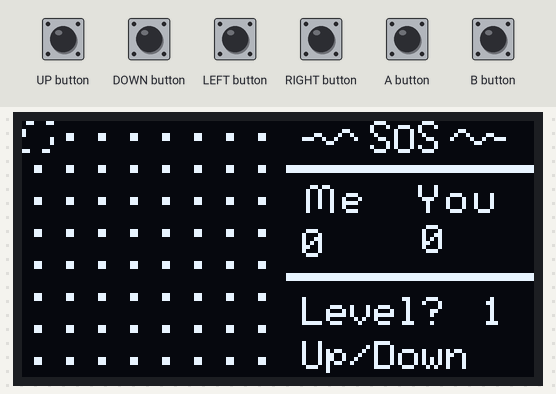
The sketch below on a simulated Arduboy, built with avr-gcc and run on an emulated ATmega32U4. Parts: 128×64 one-colour display. The test bench sets the inputs (shaded band). Random numbers use the default seed unless the sketch sets one.

Above: at 1.2 s.
1.3 s: UP button pressed for 0.15 s
At 1.96 s:
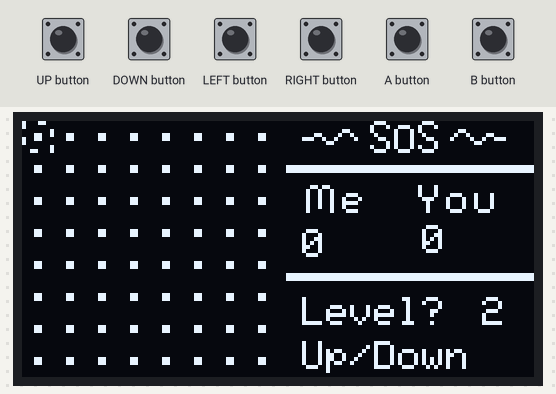
2.9 s: DOWN button pressed for 0.15 s
At 3.4 s:
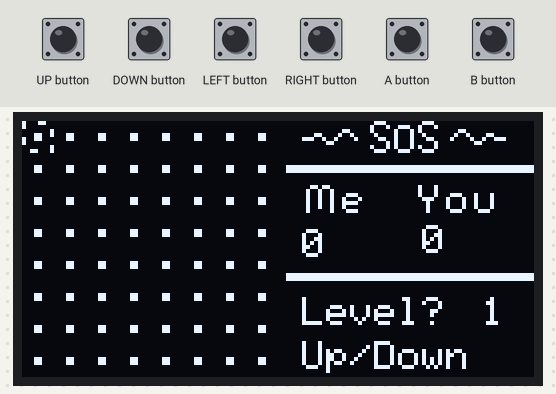
5.5 s: A button pressed for 0.15 s
At 5.77 s:
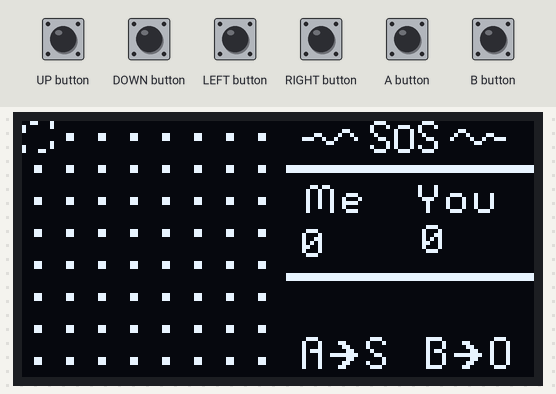
7.1 s: LEFT button pressed for 0.15 s
At 7.67 s:
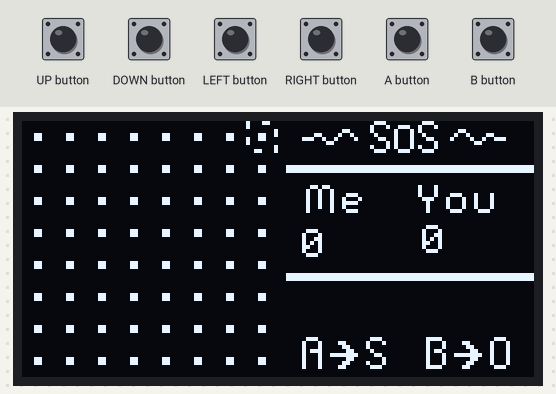
8.7 s: B button pressed for 0.15 s
At 9.07 s:
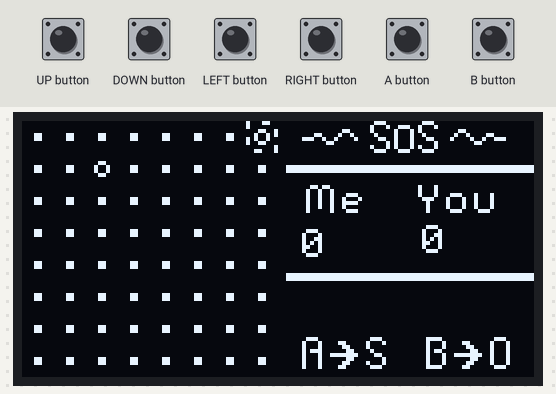
10.3 s: RIGHT button pressed for 0.15 s
At 10.77 s:
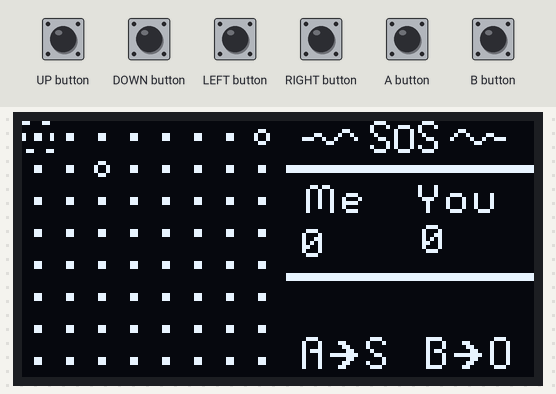
Timing chart, 0 to 12.9 s (numbered marks = the images above; inputs shaded):
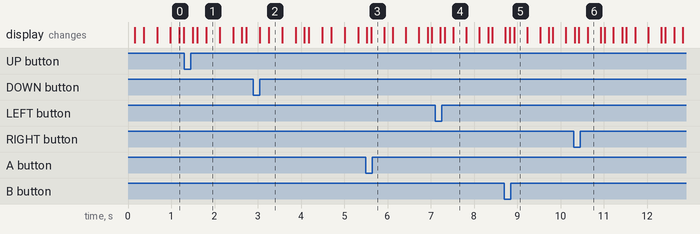

The sketch:

sos_graphics.ino
```cpp
/*
  Arbuboy Game SOS by John Melki-Wegner
  aka Expensive Notes
  version 3 with some Sprites
  And different levels where the Arduboy has more or less ability
  Level 1: Arduboy is silly and gives up SOSs and misses all SOSs
  Level 2: Arduboy is normal & doesn't give free SOSs - Misses half SOSs
  Level 3: Arduboy is alert & doesn't give free SOSs - Doesn't miss any SOSs

  8x8 Grid contains:
  1 - Cell is an S
  2 - Cell is an O
  10 - Free cell with no gifted SOSs
  20 - If S is placed in Cell SOS is gifted to player
  30 - If O is placed in Cell SOS is gifted to player

*/

#include <Arduboy2.h>

Arduboy2 arduboy;
Sprites sprites;
const uint8_t PROGMEM RightSide[] = {
  64, 64,
  0x00, 0x00, 0x00, 0x00, 0x00, 0x00, 0x10, 0x10, 0x10, 0x08, 0x08, 0x10, 0x20, 0x20, 0x10, 0x08, 0x04, 0x04, 0x08, 0x10, 0x00, 0x00, 0x00, 0x46, 0x89, 0x91, 0x91, 0x62, 0x00, 0x7c, 0x82, 0x82, 0x82, 0x7c, 0x00, 0x46, 0x89, 0x91, 0x91, 0x62, 0x00, 0x00, 0x00, 0x10, 0x08, 0x04, 0x04, 0x08, 0x10, 0x20, 0x20, 0x10, 0x08, 0x08, 0x10, 0x10, 0x10, 0x00, 0x00, 0x00, 0x00, 0x00, 0x00, 0x00,
  0x00, 0x00, 0x18, 0x18, 0x18, 0x18, 0x18, 0x18, 0x18, 0x18, 0x18, 0x18, 0x18, 0x18, 0x18, 0x18, 0x18, 0x18, 0x18, 0x18, 0x18, 0x18, 0x18, 0x18, 0x18, 0x18, 0x18, 0x18, 0x18, 0x18, 0x18, 0x18, 0x18, 0x18, 0x18, 0x18, 0x18, 0x18, 0x18, 0x18, 0x18, 0x18, 0x18, 0x18, 0x18, 0x18, 0x18, 0x18, 0x18, 0x18, 0x18, 0x18, 0x18, 0x18, 0x18, 0x18, 0x18, 0x18, 0x18, 0x18, 0x18, 0x18, 0x18, 0x18,
  0x00, 0x00, 0x00, 0x00, 0x00, 0x00, 0x00, 0x7e, 0x01, 0x01, 0x3e, 0x01, 0x01, 0x7e, 0x00, 0x00, 0x38, 0x54, 0x54, 0x54, 0x08, 0x00, 0x00, 0x00, 0x00, 0x00, 0x00, 0x00, 0x00, 0x00, 0x00, 0x00, 0x00, 0x00, 0x00, 0x07, 0x08, 0x78, 0x08, 0x07, 0x00, 0x00, 0x38, 0x44, 0x44, 0x44, 0x38, 0x00, 0x00, 0x3c, 0x40, 0x40, 0x40, 0x3c, 0x00, 0x00, 0x00, 0x00, 0x00, 0x00, 0x00, 0x00, 0x00, 0x00,
  0x00, 0x00, 0x00, 0x00, 0x00, 0x00, 0x00, 0x00, 0x00, 0x00, 0x00, 0x00, 0x00, 0x00, 0x00, 0x00, 0x00, 0x00, 0x00, 0x00, 0x00, 0x00, 0x00, 0x00, 0x00, 0x00, 0x00, 0x00, 0x00, 0x00, 0x00, 0x00, 0x00, 0x00, 0x00, 0x00, 0x00, 0x00, 0x00, 0x00, 0x00, 0x00, 0x00, 0x00, 0x00, 0x00, 0x00, 0x00, 0x00, 0x00, 0x00, 0x00, 0x00, 0x00, 0x00, 0x00, 0x00, 0x00, 0x00, 0x00, 0x00, 0x00, 0x00, 0x00,
  0x00, 0x00, 0xc0, 0xc0, 0xc0, 0xc0, 0xc0, 0xc0, 0xc0, 0xc0, 0xc0, 0xc0, 0xc0, 0xc0, 0xc0, 0xc0, 0xc0, 0xc0, 0xc0, 0xc0, 0xc0, 0xc0, 0xc0, 0xc0, 0xc0, 0xc0, 0xc0, 0xc0, 0xc0, 0xc0, 0xc0, 0xc0, 0xc0, 0xc0, 0xc0, 0xc0, 0xc0, 0xc0, 0xc0, 0xc0, 0xc0, 0xc0, 0xc0, 0xc0, 0xc0, 0xc0, 0xc0, 0xc0, 0xc0, 0xc0, 0xc0, 0xc0, 0xc0, 0xc0, 0xc0, 0xc0, 0xc0, 0xc0, 0xc0, 0xc0, 0xc0, 0xc0, 0xc0, 0xc0,
  0x00, 0x00, 0x00, 0x00, 0x00, 0x00, 0x00, 0x00, 0x00, 0x00, 0x00, 0x00, 0x00, 0x00, 0x00, 0x00, 0x00, 0x00, 0x00, 0x00, 0x00, 0x00, 0x00, 0x00, 0x00, 0x00, 0x00, 0x00, 0x00, 0x00, 0x00, 0x00, 0x00, 0x00, 0x00, 0x00, 0x00, 0x00, 0x00, 0x00, 0x00, 0x00, 0x00, 0x00, 0x00, 0x00, 0x00, 0x00, 0x00, 0x00, 0x00, 0x00, 0x00, 0x00, 0x00, 0x00, 0x00, 0x00, 0x00, 0x00, 0x00, 0x00, 0x00, 0x00,
  0x00, 0x00, 0x00, 0x00, 0x00, 0x00, 0x80, 0x40, 0x40, 0x40, 0x80, 0x00, 0x00, 0x00, 0x00, 0x80, 0x80, 0x00, 0x00, 0x00, 0x00, 0x00, 0x80, 0x40, 0x40, 0x40, 0x80, 0x00, 0x00, 0x00, 0x00, 0x00, 0x00, 0x00, 0x00, 0x00, 0x00, 0xc0, 0x40, 0x40, 0x40, 0x80, 0x00, 0x00, 0x00, 0x00, 0x80, 0x80, 0x00, 0x00, 0x00, 0x00, 0x00, 0x80, 0x40, 0x40, 0x40, 0x80, 0x00, 0x00, 0x00, 0x00, 0x00, 0x00,
  0x00, 0x00, 0x00, 0x00, 0x00, 0x00, 0x3f, 0x00, 0x02, 0x02, 0x3f, 0x00, 0x00, 0x04, 0x04, 0x24, 0x35, 0x1f, 0x0e, 0x04, 0x00, 0x00, 0x11, 0x22, 0x24, 0x24, 0x18, 0x00, 0x00, 0x00, 0x00, 0x00, 0x00, 0x00, 0x00, 0x00, 0x00, 0x3f, 0x20, 0x22, 0x22, 0x1d, 0x00, 0x00, 0x04, 0x04, 0x24, 0x35, 0x1f, 0x0e, 0x04, 0x00, 0x00, 0x1f, 0x20, 0x20, 0x20, 0x1f, 0x00, 0x00, 0x00, 0x00, 0x00, 0x00,
};

const uint8_t PROGMEM dot[] = {
  8, 8,
  0x00, 0x00, 0x00, 0x18, 0x18, 0x00, 0x00, 0x00,
};

const uint8_t PROGMEM oo[] = {
  8, 8,
  0x00, 0x3c, 0x42, 0x42, 0x42, 0x42, 0x3c, 0x00,
};

const uint8_t PROGMEM ss[] = {
  8, 8,
  0x00, 0x08, 0x54, 0x54, 0x54, 0x54, 0x20, 0x00,
};

const uint8_t PROGMEM ooo[] = {
  8, 8,
  0x00, 0x00, 0x18, 0x24, 0x24, 0x18, 0x00, 0x00,
};

const uint8_t PROGMEM ssss[] = {
  8, 8,
  0x00, 0x00, 0x08, 0x54, 0x54, 0x20, 0x00, 0x00,
};

const uint8_t PROGMEM sel1[] = {
  8, 8,
  0x66, 0x00, 0x00, 0x81, 0x81, 0x00, 0x00, 0x66,
};

const uint8_t PROGMEM sel2[] = {
  8, 8,
  0x33, 0x00, 0x80, 0x80, 0x01, 0x01, 0x00, 0xcc,
};

const uint8_t PROGMEM sel3[] = {
  8, 8,
  0x19, 0x81, 0x80, 0x00, 0x00, 0x01, 0x81, 0x98,
};

const uint8_t PROGMEM sel4[] = {
  8, 8,
  0x8c, 0x81, 0x01, 0x00, 0x00, 0x80, 0x81, 0x31,
};

const uint8_t PROGMEM sel5[] = {
  8, 8,
  0xc6, 0x00, 0x01, 0x01, 0x80, 0x80, 0x00, 0x63,
};

byte grid[8][8];
int px = 0, py = 0;
int myx = 0, myy = 0;
long flashTimer = 0;
int scoreYou = 0, scoreMe = 0;
bool yourTurn = true;
//bool turnToggled = false;
//bool gridFilled = false;
bool choosingALevel = true;
byte level = 1;

int freeCellCount = 64;
int freeSCellCount = 0;
int freeOCellCount = 0;

void setup() {
  //Serial.begin(9600);
  arduboy.begin();
  arduboy.setFrameRate(20);
  arduboy.initRandomSeed(); // <-- seed the random number generator
  resetGrid();
}

void loop() {
  if (!arduboy.nextFrame()) {
    return;
  }
  if (choosingALevel) {
    chooseALevel();
  } else {
    analyseGrid();
    if (yourTurn) checkButtons();
    else myTurn();
  }
  displayStuff();
}

void checkButtons() {
  arduboy.pollButtons();
  if (freeCellCount == 0) {
    if (arduboy.justPressed(A_BUTTON)) {
      resetGrid();
      choosingALevel = true;
      return;
    }
  }
  if (arduboy.justPressed(UP_BUTTON)) py--;
  if (arduboy.justPressed(DOWN_BUTTON)) py++;
  if (arduboy.justPressed(LEFT_BUTTON)) px--;;
  if (arduboy.justPressed(RIGHT_BUTTON)) px++;
  if (py < 0)py = 7;
  if (py > 7) py = 0;
  if (px < 0)px = 7;
  if (px > 7)px = 0;
  if (arduboy.justPressed(A_BUTTON) && grid[px][py] > 9) {
    grid[px][py] = 1; //S placed by player on a free cell
    checkForSOSs();
  }
  if (arduboy.justPressed(B_BUTTON) && grid[px][py] > 9) {
    grid[px][py] = 2; //O placed by player
    checkForSOSo();
  }

  if (arduboy.justPressed(A_BUTTON) && arduboy.justPressed(B_BUTTON)) resetGrid();
  // bool temp = filledGrid();
}

void chooseALevel() {
  arduboy.pollButtons();
  if (arduboy.justPressed(A_BUTTON)) choosingALevel = false;
  if (arduboy.justPressed(UP_BUTTON)) level++;
  if (arduboy.justPressed(DOWN_BUTTON)) level--;
  if (level < 1) level = 1;
  if (level > 3) level = 3;
}

void resetGrid() {
  for (int x = 0; x < 8; x++) {
    for (int y = 0; y < 8; y++) {
      grid[x][y] = 10; //free cells are 10 or more
    }
  }
  px = 0;
  py = 0;
  scoreYou = 0;
  scoreMe = 0;
  yourTurn = true;
  //  gridFilled = false;
}

void displayStuff() {
  arduboy.clear();
  sprites.drawOverwrite(64, 0, RightSide, 0);

  for (int x = 0; x < 8; x++) {
    for (int y = 0; y < 8; y++) {
      if (myx == x && myy == y) {
        if (flashTimer < 10) {
          if (grid[x][y] > 9) sprites.drawOverwrite(x * 8, y * 8, dot, 0);
          if (grid[x][y] == 1) sprites.drawOverwrite(x * 8, y * 8, ss, 0);
          if (grid[x][y] == 2) sprites.drawOverwrite(x * 8, y * 8, ooo, 0);
        }
      } else {
        if (grid[x][y] > 9) sprites.drawOverwrite(x * 8, y * 8, dot, 0);
        if (grid[x][y] == 1) sprites.drawOverwrite(x * 8, y * 8, ss, 0);
        if (grid[x][y] == 2) sprites.drawOverwrite(x * 8, y * 8, ooo, 0);
        //       if (grid[x][y] == 30) arduboy.drawRect(x * 8, y * 8, 8, 8, WHITE);
      }
      if (px == x && py == y) {
        if (grid[x][y] == 1) sprites.drawOverwrite(x * 8, y * 8, ssss, 0);
        if (flashTimer < 2) sprites.drawSelfMasked(x * 8, y * 8, sel1, 0);
        else if (flashTimer < 5) sprites.drawSelfMasked(x * 8, y * 8, sel2, 0);
        else if (flashTimer < 8) sprites.drawSelfMasked(x * 8, y * 8, sel3, 0);
        else if (flashTimer < 11) sprites.drawSelfMasked(x * 8, y * 8, sel4, 0);
        else if (flashTimer < 14) sprites.drawSelfMasked(x * 8, y * 8, sel5, 0);
        flashTimer++;
        if (flashTimer > 13) flashTimer = 0;
        //Serial.println(flashTimer);
      }
    }
  }
  arduboy.setTextColor(WHITE);
  arduboy.setTextBackground(BLACK);
  arduboy.setCursor(100, 26);
  arduboy.print(scoreYou);
  arduboy.setCursor(70, 27);
  arduboy.print(scoreMe);

  if (freeCellCount == 0) {
    arduboy.setCursor(70, 44);
    arduboy.print("Finished!");
    arduboy.fillRect(64, 54, 64, 10, BLACK);
    arduboy.setCursor(70, 55);
    arduboy.print("A = new");
  }
  //testing
  //  arduboy.setCursor(70, 44);
  //  arduboy.print(freeCellCount);
  //  arduboy.print(" ");
  //  arduboy.print(freeSCellCount);
  //  arduboy.print(" ");
  //  arduboy.print(freeOCellCount);

  if (choosingALevel) {
    arduboy.fillRect(64, 44, 64, 20, BLACK);
    arduboy.setCursor(70, 44);
    arduboy.print("Level?");
    arduboy.setCursor(115, 44);
    arduboy.print(level);
    //arduboy.fillRect(64, 54, 64, 10, BLACK);
    arduboy.setCursor(70, 55);
    arduboy.print("Up/Down");
  }
  arduboy.display();
}

void checkForSOSs() {
  //Has the player made an SOS by placing an S
  bool found = false;
  if (px <= 5 && grid[px][py] == 1 &&  grid[px + 1][py] == 2 && + grid[px + 2][py] == 1) {
    found = true; //horizontal right
    scoreYou++;
  }
  if (px >= 2 && grid[px][py] == 1 && grid[px - 1][py] == 2 && grid[px - 2][py] == 1) {
    found = true; //horizontal left
    scoreYou++;
  }
  if (py >= 2 && grid[px][py] == 1 && grid[px][py - 1] == 2 && grid[px][py - 2] == 1) {
    found = true; //vertical up
    scoreYou++;
  }
  if (py <= 5 && grid[px][py] == 1 && grid[px][py + 1] == 2 && grid[px][py + 2] == 1) {
    found = true; //vertical down
    scoreYou++;
  }
  if (px <= 5 && py >= 2 && grid[px][py] == 1 && grid[px + 1][py - 1] == 2 && grid[px + 2][py - 2] == 1) {
    found = true; //diagonal up right
    scoreYou++;
  }
  if (px <= 5 && py <= 5 && grid[px][py] == 1 && grid[px + 1][py + 1] == 2 && grid[px + 2][py + 2] == 1) {
    found = true; //diagonal down right
    scoreYou++;
  }
  if (px >= 2 && py >= 2 && grid[px][py] == 1 && grid[px - 1][py - 1] == 2 && grid[px - 2][py - 2] == 1) {
    found = true; //diagonal up left
    scoreYou++;
  }
  if (px >= 2 && py <= 5 && grid[px][py] == 1 && grid[px - 1][py + 1] == 2 && grid[px - 2][py + 2] == 1) {
    found = true; //diagonal down left
    scoreYou++;
  }
  yourTurn = found;
  //turnToggled = true;
}

void  checkForSOSo() {
  bool found = false;
  if (px <= 6 && px >= 1 && grid[px - 1][py] == 1 && grid[px][py] == 2 && grid[px + 1][py] == 1) {
    found = true; //horizontal
    scoreYou++;
  }
  if (py <= 6 && py >= 1 && grid[px][py - 1] == 1 && grid[px][py] == 2 && grid[px][py + 1] == 1) {
    found = true; //vertical
    scoreYou++;
  }
  if (px >= 1 && px <= 6 && py >= 1 && py <= 6 &&  grid[px + 1][py - 1] == 1 && grid[px][py] == 2 && grid[px - 1][py + 1] == 1) {
    found = true; //diag up right
    scoreYou++;
  }
  if (px >= 1 && px <= 6 && py >= 1 && py <= 6 &&  grid[px - 1][py - 1] == 1 && grid[px][py] == 2 && grid[px + 1][py + 1] == 1) {
    found = true; //diag down right
    scoreYou++;
  }
  yourTurn = found;
}

void myTurn() {
  checkMySOS();
  if (yourTurn) chooseRandomSpot();
}

void checkMySOS() {
  yourTurn = true;
  //check for any wins
  //Horizontal checks
  for (int y = 0; y < 8; y++) {
    for (int x = 0; x < 6; x++) {
      //s-s
      if ( grid[x][y] +  grid[x + 2][y] == 2 &&  grid[x + 1][y] > 9) {
        grid[x + 1][y] = 2;
        scoreMe++;
        yourTurn = false;
      }
      //so-
      if ( grid[x][y] == 1 &&  grid[x + 1][y] == 2 &&  grid[x + 2][y] > 9) {
        grid[x + 2][y] = 1;
        scoreMe++;
        yourTurn = false;
      }
      //-os
      if (grid[x][y] > 9 && grid[x + 1][y] == 2 && grid[x + 2][y] == 1) {
        grid[x][y] = 1;
        scoreMe++;
        yourTurn = false;
      }
    }
  }
  //Vertical checks
  for (int y = 0; y < 6; y++) {
    for (int x = 0; x < 8; x++) {
      //s-s
      if ( grid[x][y] +  grid[x][y + 2] == 2 &&  grid[x][y + 1] > 9) {
        grid[x][y + 1] = 2;
        scoreMe++;
        yourTurn = false;
      }
      //so-
      if ( grid[x][y] == 1 &&  grid[x][y + 1] == 2 &&  grid[x][y + 2] > 9) {
        grid[x][y + 2] = 1;
        scoreMe++;
        yourTurn = false;
      }
      //-os
      if (grid[x][y] > 9 && grid[x][y + 1] == 2 && grid[x][y + 2] == 1) {
        grid[x][y] = 1;
        scoreMe++;
        yourTurn = false;
      }
    }
  }
  //diagonal checks
  //down right
  for (int y = 0; y < 6; y++) {
    for (int x = 0; x < 6; x++) {
      //s-s
      if ( grid[x][y] +  grid[x + 2][y + 2] == 2 &&  grid[x + 1][y + 1] > 9) {
        grid[x + 1][y + 1] = 2;
        scoreMe++;
        yourTurn = false;
      }
      //so-
      if ( grid[x][y] == 1  &&  grid[x + 1][y + 1] == 2 && grid[x + 2][y + 2] > 9) {
        grid[x + 2][y + 2] = 1;
        scoreMe++;
        yourTurn = false;
      }
      //-os
      if ( grid[x][y] > 9  &&  grid[x + 1][y + 1] == 2 && grid[x + 2][y + 2] == 1) {
        grid[x][y] = 1;
        scoreMe++;
        yourTurn = false;
      }
    }
  }
  //up right
  for (int y = 2; y < 8; y++) {
    for (int x = 0; x < 6; x++) {
      //s-s
      if ( grid[x][y] +  grid[x + 2][y - 2] == 2 &&  grid[x + 1][y - 1] > 9) {
        grid[x + 1][y - 1] = 2;
        scoreMe++;
        yourTurn = false;
      }
      //so-
      if ( grid[x][y] == 1  &&  grid[x + 1][y - 1] == 2 && grid[x + 2][y - 2] > 9) {
        grid[x + 2][y - 2] = 1;
        scoreMe++;
        yourTurn = false;
      }
      //-os
      if ( grid[x][y] > 9  &&  grid[x + 1][y - 1] == 2 && grid[x + 2][y - 2] == 1) {
        grid[x][y] = 1;
        scoreMe++;
        yourTurn = false;
      }
    }
  }
}


//bool filledGrid() {
//  gridFilled = true;
//  for (int y = 0; y < 8; y++) {
//    for (int x = 0; x < 8; x++) {
//      if (grid[x][y] > 9) {
//        gridFilled = false;
//        return false;
//      }
//    }
//  }
//  return true;
//}


void analyseGrid() {
  //reset analysis
  for (int x = 0; x < 8; x++) {
    for (int y = 0; y < 8; y++) {
      if (grid[x][y] > 9) grid[x][y] = 10;
    }
  }

  //===== Place S 2 away from another S ====

  //Horizontal to right - placing S gifts SOS
  for (int x = 2; x < 8; x++) {
    for (int y = 0; y < 8; y++) {
      if (grid[x - 2][y] == 1 && grid[x - 1][y] > 9 && grid[x][y] > 9) {
        grid[x][y] = 20;
      }
    }
  }
  //Horizontal to left - placing S gifts SOS
  for (int x = 0; x < 6; x++) {
    for (int y = 0; y < 8; y++) {
      if (grid[x + 2][y] == 1 && grid[x + 1][y] > 9 && grid[x][y] > 9) {
        grid[x][y] = 20;
      }
    }
  }

  //Vertical down - placing S gifts SOS
  for (int x = 0; x < 8; x++) {
    for (int y = 2; y < 8; y++) {
      if (grid[x][y - 2] == 1 && grid[x][y - 1] > 9 && grid[x][y] > 9) {
        grid[x][y] = 20;
      }
    }
  }
  //Vertical to up - placing S gifts SOS
  for (int x = 0; x < 8; x++) {
    for (int y = 0; y < 6; y++) {
      if (grid[x][y + 2] == 1 && grid[x][y + 1] > 9 && grid[x][y] > 9) {
        grid[x][y] = 20;
      }
    }
  }
  //Diagonal left down - placing S gifts SOS
  for (int x = 0; x < 6; x++) {
    for (int y = 0; y < 6; y++) {
      if (grid[x + 2][y + 2] == 1 && grid[x + 1][y + 1] > 9 && grid[x][y] > 9) {
        grid[x][y] = 20;
      }
    }
  }
  //Diagonal Right Up - placing S gifts SOS
  for (int x = 2; x < 8; x++) {
    for (int y = 2; y < 8; y++) {
      if (grid[x - 2][y - 2] == 1 && grid[x - 1][y - 1] > 9 && grid[x][y] > 9) {
        grid[x][y] = 20;
      }
    }
  }
  //Diagonal left up - placing S gifts SOS
  for (int x = 0; x < 6; x++) {
    for (int y = 2; y < 8; y++) {
      if (grid[x + 2][y - 2] == 1 && grid[x + 1][y - 1] > 9 && grid[x][y] > 9) {
        grid[x][y] = 20;
      }
    }
  }
  //Diagonal Right down - placing S gifts SOS
  for (int x = 2; x < 8; x++) {
    for (int y = 0; y < 6; y++) {
      if (grid[x - 2][y + 2] == 1 && grid[x - 1][y + 1] > 9 && grid[x][y] > 9) {
        grid[x][y] = 20;
      }
    }
  }

  //==== Place O next to S =====

  //Diagonal
  for (int x = 1; x < 7; x++) {
    for (int y = 1; y < 7; y++) {
      if (grid[x - 1][y - 1] == 1 && grid[x + 1][y + 1] > 9 && grid[x][y] > 9) grid[x][y] = 30;
      if (grid[x - 1][y - 1] > 9 && grid[x + 1][y + 1] == 1 && grid[x][y] > 9) grid[x][y] = 30;
      if (grid[x - 1][y + 1] == 1 && grid[x + 1][y - 1] > 9 && grid[x][y] > 9) grid[x][y] = 30;
      if (grid[x - 1][y + 1] > 9 && grid[x + 1][y - 1] == 1 && grid[x][y] > 9) grid[x][y] = 30;
    }
  }
  //Horizontal
  for (int x = 1; x < 7; x++) {
    for (int y = 0; y < 8; y++) {
      if (grid[x - 1][y] == 1 && grid[x + 1][y] > 9 && grid[x][y] > 9) grid[x][y] = 30;
      if (grid[x - 1][y] > 9 && grid[x + 1][y] == 1 && grid[x][y] > 9) grid[x][y] = 30;
    }
  }

  //Vertical
  for (int x = 0; x < 8; x++) {
    for (int y = 1; y < 7; y++) {
      if (grid[x][y - 1] == 1 && grid[x][y + 1] > 9 && grid[x][y] > 9) grid[x][y] = 30;
      if (grid[x][y - 1] > 9 && grid[x][y + 1] == 1 && grid[x][y] > 9) grid[x][y] = 30;
    }
  }

  //=== Place S next to O ======

  //Horizontal to right - placing S gifts SOS
  for (int x = 2; x < 8; x++) {
    for (int y = 0; y < 8; y++) {
      if (grid[x - 2][y] > 9 && grid[x - 1][y] == 2 && grid[x][y] > 9) {
        grid[x][y] = 20;
      }
    }
  }
  //Horizontal to left - placing S gifts SOS
  for (int x = 0; x < 6; x++) {
    for (int y = 0; y < 8; y++) {
      if (grid[x + 2][y] > 9 && grid[x + 1][y] == 2 && grid[x][y] > 9) {
        grid[x][y] = 20;
      }
    }
  }

  //Vertical down - placing S gifts SOS
  for (int x = 0; x < 8; x++) {
    for (int y = 2; y < 8; y++) {
      if (grid[x][y - 2] > 9 && grid[x][y - 1] == 2 && grid[x][y] > 9) {
        grid[x][y] = 20;
      }
    }
  }
  //Vertical to up - placing S gifts SOS
  for (int x = 0; x < 8; x++) {
    for (int y = 0; y < 6; y++) {
      if (grid[x][y + 2] > 9 && grid[x][y + 1] == 2 && grid[x][y] > 9) {
        grid[x][y] = 20;
      }
    }
  }
  //Diagonal left down - placing S gifts SOS
  for (int x = 0; x < 6; x++) {
    for (int y = 0; y < 6; y++) {
      if (grid[x + 2][y + 2] > 9 && grid[x + 1][y + 1] == 2 && grid[x][y] > 9) {
        grid[x][y] = 20;
      }
    }
  }
  //Diagonal Right Up - placing S gifts SOS
  for (int x = 2; x < 8; x++) {
    for (int y = 2; y < 8; y++) {
      if (grid[x - 2][y - 2] > 9 && grid[x - 1][y - 1] == 2 && grid[x][y] > 9) {
        grid[x][y] = 20;
      }
    }
  }
  //Diagonal left up - placing S gifts SOS
  for (int x = 0; x < 6; x++) {
    for (int y = 2; y < 8; y++) {
      if (grid[x + 2][y - 2] > 9 && grid[x + 1][y - 1] == 2 && grid[x][y] > 9) {
        grid[x][y] = 20;
      }
    }
  }
  //Diagonal Right down - placing S gifts SOS
  for (int x = 2; x < 8; x++) {
    for (int y = 0; y < 6; y++) {
      if (grid[x - 2][y + 2] > 9 && grid[x - 1][y + 1] == 2 && grid[x][y] > 9) {
        grid[x][y] = 20;
      }
    }
  }


  //check availabilty of free cells
  checkAvailabiltyofFreeCells();
  //  Serial.print(freeCellCount);
  //  Serial.print("\t");
  //  Serial.print(freeSCellCount);
  //  Serial.print("\t");
  //  Serial.print(freeOCellCount);
  //  Serial.println();
  //printGrid();
}

void checkAvailabiltyofFreeCells() {
  freeCellCount = 0;
  freeSCellCount = 0;
  freeOCellCount = 0;
  for (int x = 0; x < 8; x++) {
    for (int y = 0; y < 8; y++) {
      if (grid[x][y] > 9 ) freeCellCount++;
      if (grid[x][y] == 20 ) freeSCellCount++;
      if (grid[x][y] == 30 ) freeOCellCount++;
    }
  }
}
//
//void printGrid() {
//  for (int y = 0; y < 8; y++) {
//    for (int x = 0; x < 8; x++) {
//      Serial.print(grid[x][y]);
//      Serial.print("\t");
//    }
//    Serial.println();
//  }
//  Serial.println();
//}


void chooseRandomSpot() {
  //are there any spaces left?
  if (freeCellCount == 0) return;
  checkAvailabiltyofFreeCells();
  //Level 1 - Dumb - Place on cells that gift an SOS if there any first
  if (level == 1) {
    //Can place a cell in a dumb spot for S or O
    if (freeSCellCount > 0 && freeOCellCount > 0) {
      if (random(2) == 0) chooseFreeSCell();
      else chooseFreeOCell();
      return;
    }
    if (freeSCellCount > 0) {
      chooseFreeSCell();
      return;
    }
    if (freeOCellCount > 0) {
      chooseFreeOCell();
      return;
    }
    //No dumb spots left
    chooseAnyFreeCell();
    return;
  }

  //Level 2
  if (level == 2) {
    chooseAnyFreeCell();
    return;
  }

  //Level 3
  //Choose a non FreeCell if available
  if (freeCellCount > freeSCellCount + freeOCellCount) {
    //There are Cells with a 10
    //Randomness
    if (random(2) == 0) choose10Cell(2);
    else choose10Cell(1);
    return;
  }
  //Last Resort. choose a free SOS Cell!
  chooseAnyFreeCell();
}

void chooseFreeSCell() {
  //Choose a cell that gifts an SOS if placing an S (Grid Cell == 20 does this)
  do {
    myx = random(8);
    myy = random(8);
  } while (grid[myx][myy] != 20);
  grid[myx][myy] = 1; //Place S
}

void chooseFreeOCell() {
  //Choose a cell that gifts an SOS if placing an O (Grid Cell == 30 does this)
  do {
    myx = random(8);
    myy = random(8);
  } while (grid[myx][myy] != 30);
  grid[myx][myy] = 2; //Place O
}

void chooseAnyFreeCell() {
  //Choose any free cell (Grid Cell > 9 does this)
  //Serial.println("--- Any - ");
  do {
    myx = random(8);
    myy = random(8);
  } while (grid[myx][myy] < 10);
  //Serial.println(grid[myx][myy]);
  if (random(2) == 0) grid[myx][myy] = 1;
  else grid[myx][myy] = 2;
}

void choose10Cell(byte gridValue) {
  //Choose any free cell that doesn't gift an SOS (Grid Cell == 10 does this)
  //Serial.print("10 --- ");
  //Serial.println(gridValue);

  if (random(2) == 0) {
    for (int x = 0; x < 8; x++) {
      for (int y = 0; y < 8; y++) {
        if (grid[x][y] == 10) {
          grid[x][y] = gridValue;
          myx = x;
          myy = y;
          return;
        }
      }
    }
  } else {
    for (int x = 7; x >= 0; x--) {
      for (int y = 7; y >= 0; y--) {
        if (grid[x][y] == 10) {
          grid[x][y] = gridValue;
          myx = x;
          myy = y;
          return;
        }
      }
    }

  }
}
```
